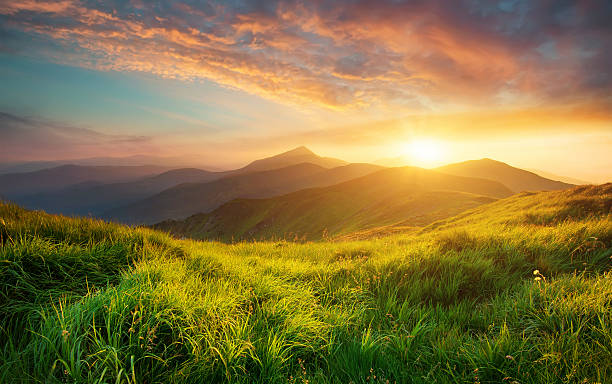
#> input picture istockphoto.jpg, 612 x 384 px
$ jupyter execute Untitled.ipynb   (shell and % lines are left out)
#> lines starting #> are read from the running program, lines starting #| are printed output that depends on the picture
[cell 1]
#install open cv library

[cell 2]
#import library
import numpy as np
import matplotlib.pyplot as plt
from PIL import Image
import matplotlib.image as mpimg
import imageio as iio
import cv2
import imageio

# read and display image

[cell 3]
# Read Image
img = Image.open('./istockphoto.jpg')
#> img is the input picture: PIL image 612x384 RGB; mean R, G, B 134.5, 117.5, 66.6
# Display Image
img.show()

[cell 4]
# Read Image
img = Image.open('./istockphoto.jpg')

# Using matplotlib module to display the image
plt.imshow(img)

[cell 5]
# Read the image
img = mpimg.imread('./istockphoto.jpg')

# Display the image
plt.imshow(img)

[cell 6]
# Read the image by imageio Module
img = imageio.imread('./istockphoto.jpg')

# Display the image by using matplotlib
plt.imshow(img)

[cell 7]
#read image
img = cv2.imread('./istockphoto.jpg')
#> img: shape (384, 612, 3)

#display image
cv2.imshow("image", img)

# image properties

[cell 8]
image = Image.open('./istockphoto.jpg')

print("Filename: ", image.filename)
#| Filename:  ./istockphoto.jpg
print("Format: ", image.format)
#| Format:  JPEG
print("Mode: ", image.mode)
#| Mode:  RGB
print("Size: ", image.size)
#| Size:  (612, 384)
print("Width: ", image.width)
#| Width:  612
print("Height: ", image.height)
#| Height:  384
print("Is Animated: ", (getattr(image, "is_animated", False)))
#| Is Animated:  False

image.close()   # close image file

# show image grayscale & rgb

[cell 9]
#diplay the original and gray image
# Load the input image
image = cv2.imread('./istockphoto.jpg')
cv2.imshow('Original', image)
cv2.waitKey(0)

# Use the cvtColor() function to grayscale the image
gray_image = cv2.cvtColor(image, cv2.COLOR_BGR2GRAY)
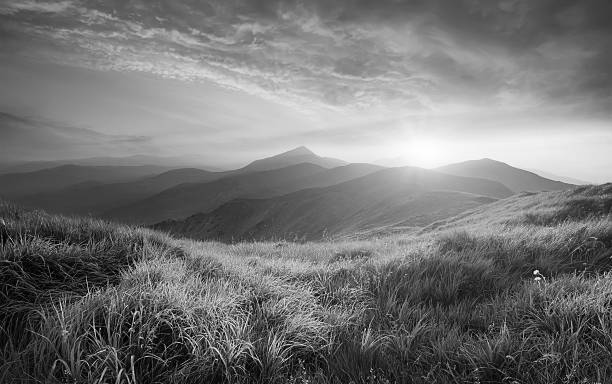
#> gray_image: shape (384, 612); min 0, max 254, mean 116.8

cv2.imshow('Grayscale', gray_image)
cv2.waitKey(0)

# Window shown waits for any key pressing event
cv2.destroyAllWindows()

[cell 10]
#this displays gray image only
# Use the second argument or (flag value) zero
# that specifies the image is to be read in grayscale mode
img = cv2.imread('./istockphoto.jpg', 0)
#> img: shape (384, 612); min 0, max 255, mean 116.6

cv2.imshow('Grayscale Image', img)
cv2.waitKey(0)

# Window shown waits for any key pressing event
cv2.destroyAllWindows()

#  Median Filter

[cell 11]
# image path
path = './istockphoto.jpg'

# using imread()
img = cv2.imread(path)
dst = cv2.medianBlur(img,7)
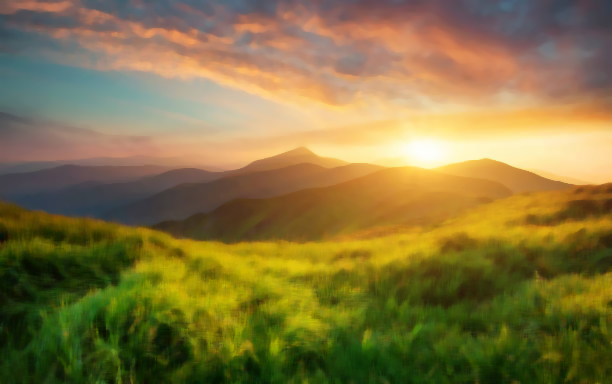
#> dst: shape (384, 612, 3); mean B, G, R 64.6, 116.8, 133.3

cv2.imshow('image', np.hstack((img, dst)))
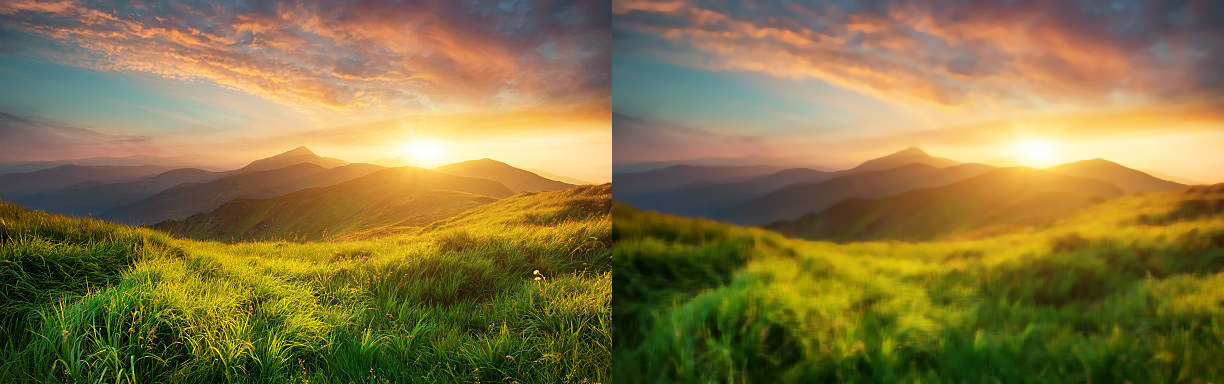
#> window 'image': shape (384, 1224, 3); mean B, G, R 65.6, 117.2, 133.9
cv2.waitKey(0);
cv2.destroyAllWindows();
cv2.waitKey(1)

# Averaging Filter

[cell 12]
# image path
path = './istockphoto.jpg'

# using imread()
img = cv2.imread(path)

im1 = cv2.blur(img,(5,5))
im2 = cv2.boxFilter(img, -1, (2, 2), normalize=True)
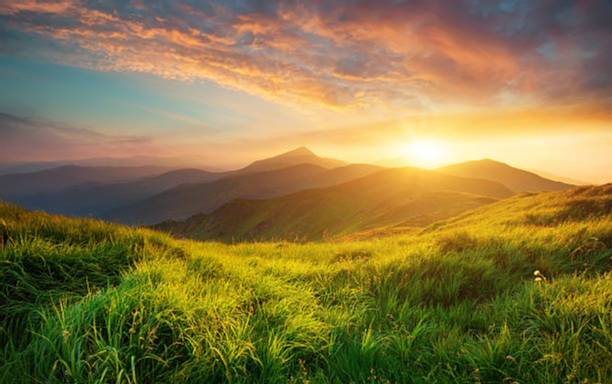
#> im2: shape (384, 612, 3); mean B, G, R 67.1, 117.9, 134.9

cv2.imshow('image', np.hstack((im1, im2)))
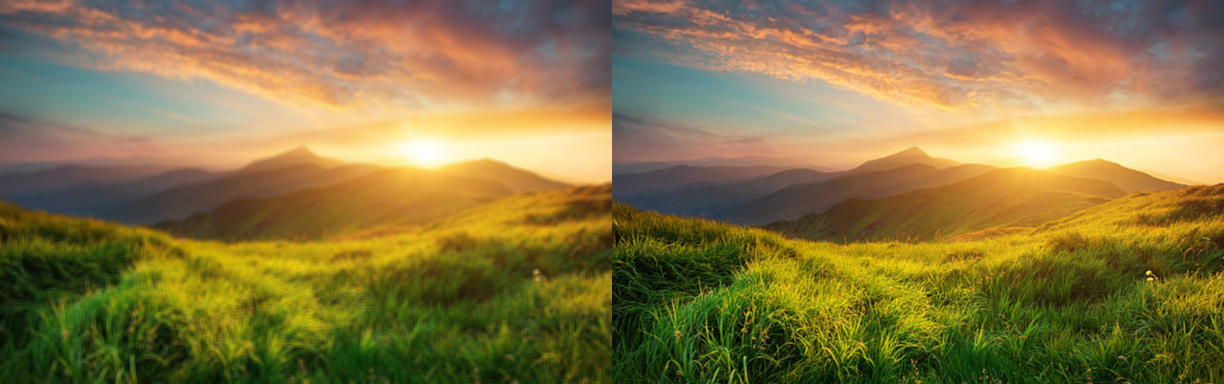
#> window 'image': shape (384, 1224, 3); mean B, G, R 66.8, 117.7, 134.7
cv2.waitKey(0);
cv2.destroyAllWindows();
cv2.waitKey(1)

# Remove noise

[cell 13]
image = cv2.imread('./istockphoto.jpg',1)

image_bw = cv2.imread('./istockphoto.jpg',0)

[cell 14]
noiseless_image_bw = cv2.fastNlMeansDenoising(image_bw, None, 20, 7, 21)

noiseless_image_colored = cv2.fastNlMeansDenoisingColored(image,None,20,20,7,21)
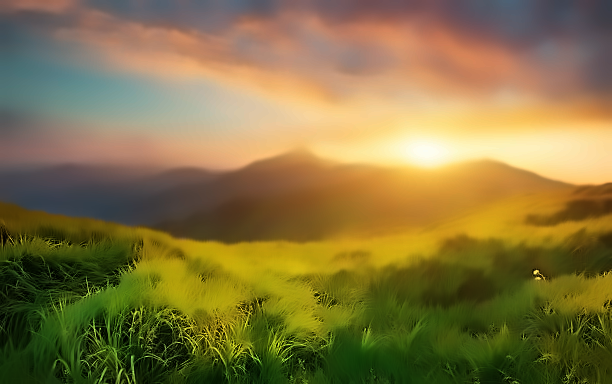
#> noiseless_image_colored: shape (384, 612, 3); mean B, G, R 65, 116.3, 133.1

[cell 15]
titles = ['Image after removing the noise (colored)','Original Image(colored)', 'Image after removing the noise (grayscale)','Original Image (grayscale)']
images = [image,noiseless_image_colored, image_bw, noiseless_image_bw]
plt.figure(figsize=(13,5))
for i in range(4):
    plt.subplot(2,2,i+1)
    plt.imshow(cv2.cvtColor(images[i],cv2.COLOR_BGR2RGB))
    plt.title(titles[i])
    plt.xticks([])
    plt.yticks([])
plt.tight_layout()
plt.show()
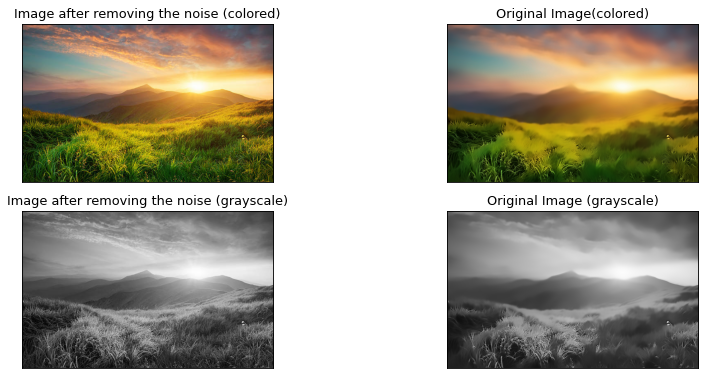
#> figure drawn by matplotlib, 4 panels
